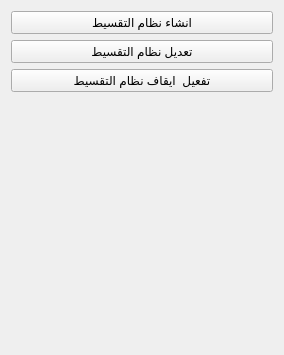
             <widget class="QWidget" name="page">
              <property name="geometry">
               <rect>
                <x>0</x>
                <y>0</y>
                <width>284</width>
                <height>355</height>
               </rect>
              </property>
              <attribute name="label">
               <string>نظام التقسيط</string>
              </attribute>
              <layout class="QGridLayout" name="gridLayout_9">
               <item row="0" column="0">
                <widget class="QPushButton" name="QAct_Install_Add">
                 <property name="text">
                  <string>انشاء نظام التقسيط</string>
                 </property>
                </widget>
               </item>
               <item row="1" column="0">
                <widget class="QPushButton" name="QAct_Install_Edit">
                 <property name="text">
                  <string>تعديل نظام التقسيط</string>
                 </property>
                </widget>
               </item>
               <item row="2" column="0">
                <widget class="QPushButton" name="QAct_Install_Activate_Deactivate">
                 <property name="text">
                  <string>تفعيل  ايقاف نظام التقسيط</string>
                 </property>
                </widget>
               </item>
               <item row="3" column="0">
                <spacer name="verticalSpacer_6">
                 <property name="orientation">
                  <enum>Qt::Vertical</enum>
                 </property>
                 <property name="sizeHint" stdset="0">
                  <size>
                   <width>20</width>
                   <height>197</height>
                  </size>
                 </property>
                </spacer>
               </item>
              </layout>
             </widget>
